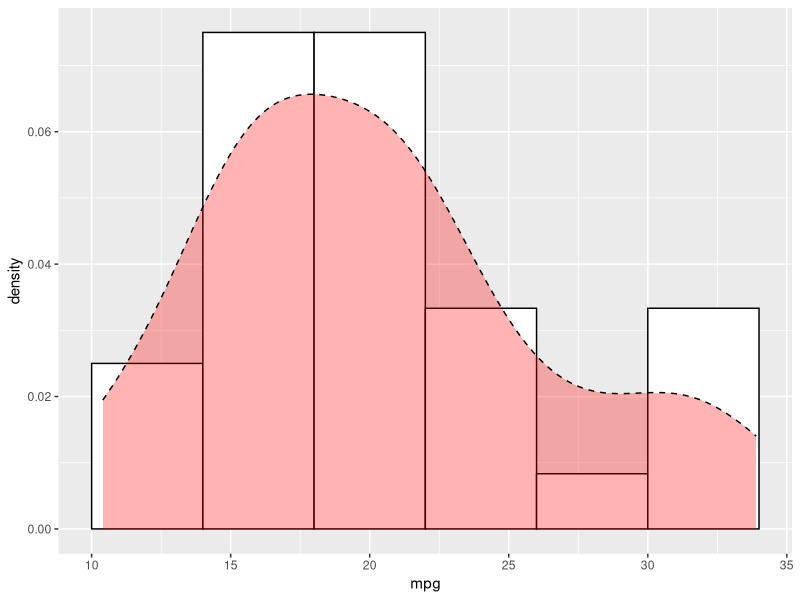
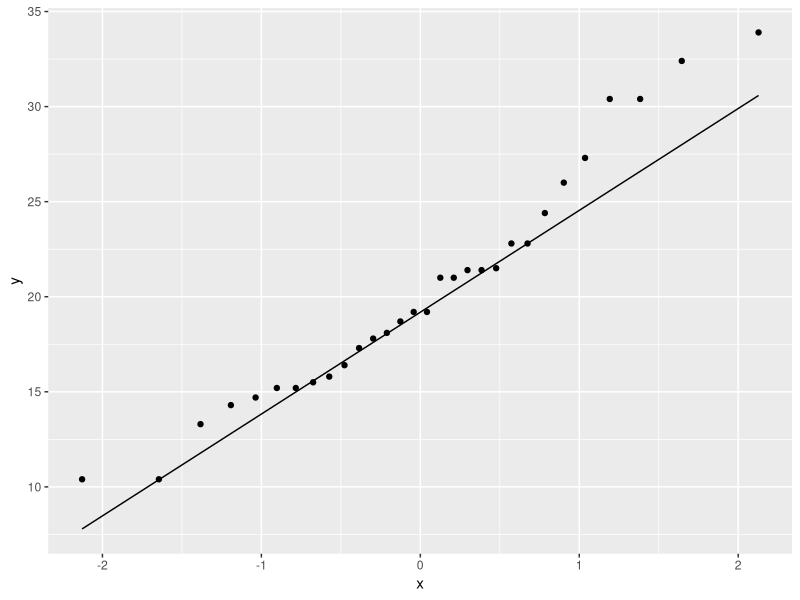
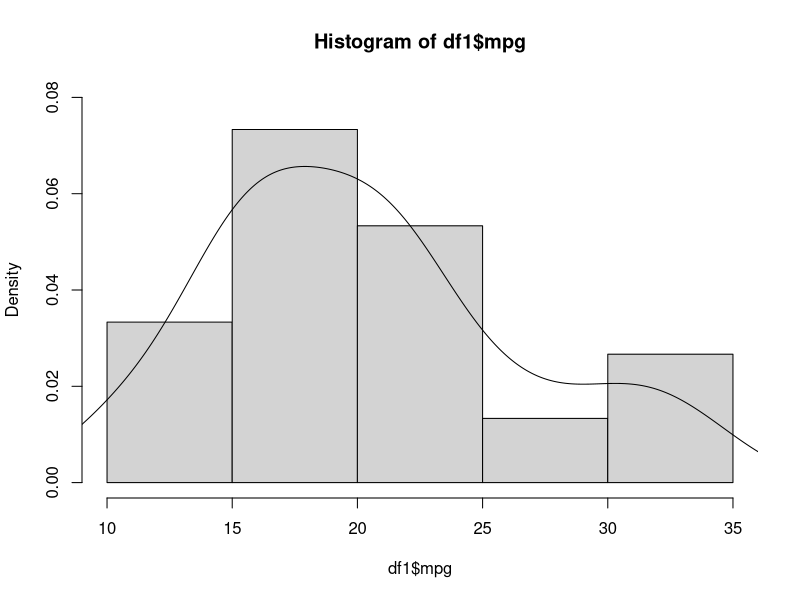
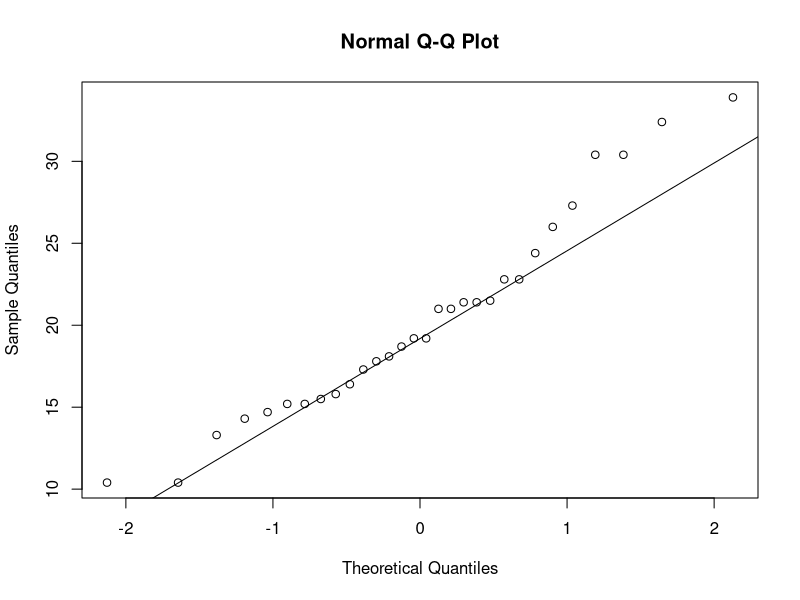
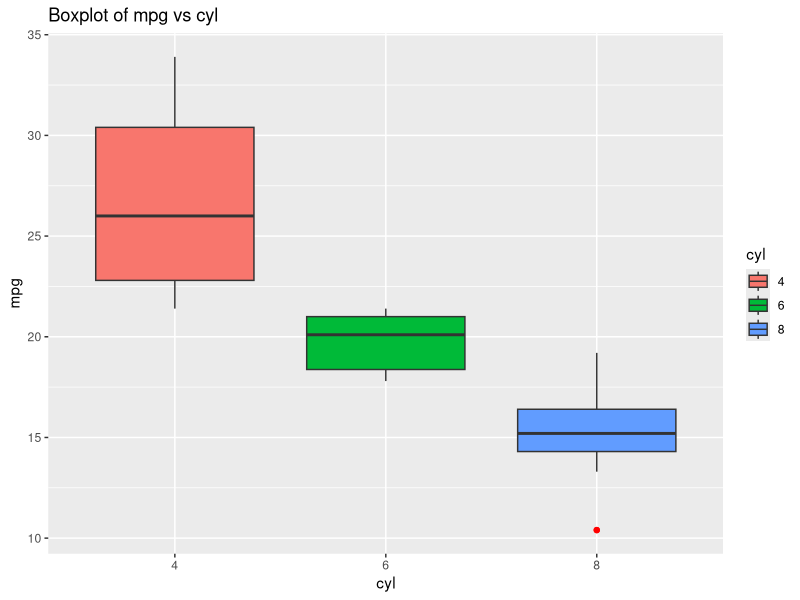
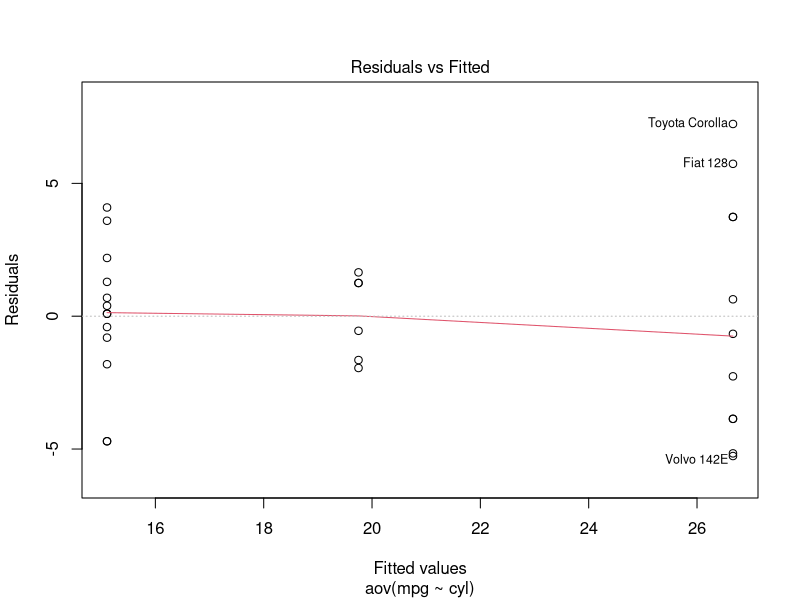
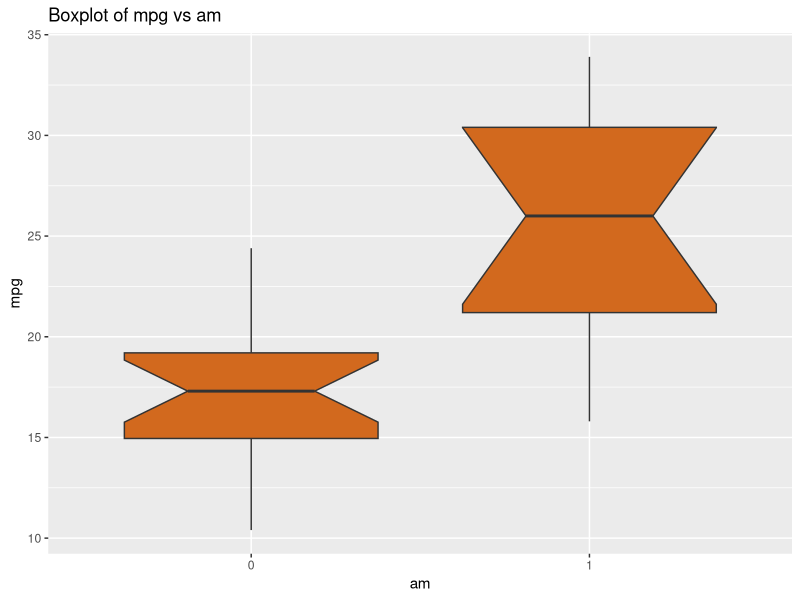
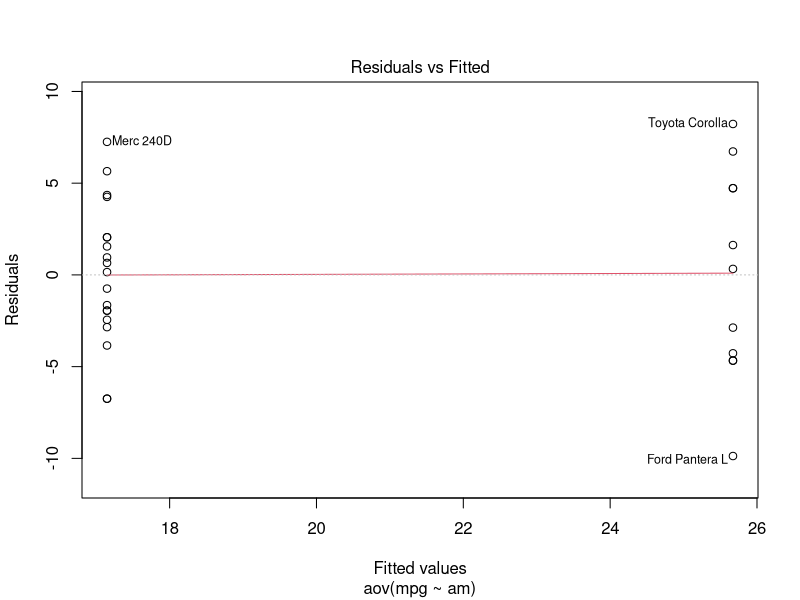

Write R code to recreate these figures, in order.
# One-Way ANOVA
#setwd('D:/your_working_directory') set your working directory if needed
library(dplyr)
library(ggplot2)

data("mtcars")
df = mtcars
dim(df)
str(df) #glimpse(df)
sapply(df, class)
sapply(df[c('cyl','vs','am','gear','carb')], table)

df %>% mutate_at(vars('cyl','vs','am','gear','carb'),as.factor) ->df #df = mutate_at(df,vars('cyl','vs','am','gear','carb'),as.factor)
df %>% filter(carb!=6 & carb!=8) ->df1 #df[-c(which(df$carb==6),which(df$carb==8)),] -> df1

ggplot(data = df1,aes(x = mpg))+
  geom_histogram(binwidth = 4,aes(y = ..density..),colour='black',fill='white')+
  geom_density(colour='black',fill='red',alpha = 0.3, linetype = 'dashed')

ggplot(data = df1,aes(sample=mpg))+
  stat_qq()+
  stat_qq_line()

shapiro.test(df1$mpg)  #accept null hypothesis mpg is normal

#using base function
hist(df1$mpg,prob=T,ylim = c(0,0.08),breaks=5)
lines(density(df1$mpg))
qqnorm(df1$mpg)
qqline(df1$mpg)

#effect of cylinder on mileage
df1 %>%  group_by(cyl) %>% summarise(count = n(),
                                     mean = mean(mpg,na.rm = T),
                                     sd = sd(mpg,na.rm = T))

ggplot(data=df1,aes(x=cyl,y=mpg,fill=cyl))+
  geom_boxplot(outlier.colour = 'red')+
  ggtitle('Boxplot of mpg vs cyl')
#as number of cyllinder increases mileage decreases,let's check this by using ANOVA model
cyl.aov <- aov(mpg~cyl,data=df1)
summary(cyl.aov)
TukeyHSD(cyl.aov)
pairwise.t.test(df1$mpg,df1$cyl,p.adjust.method = 'BH')
plot(cyl.aov,1)
shapiro.test(cyl.aov$residuals)   #Shapiro-Wilk normality test
bartlett.test(mpg~cyl,data=df1)   #homogeneity of variances
oneway.test(mpg~cyl,data=df1)     
kruskal.test(mpg~cyl,data=df1)    #Kruskal-Wallis rank sum test, if mpg does not follows normality assumtion

#effect of transmission(am) on mileage
df1 %>%  group_by(am) %>% summarise(count = n(),
                                     mean = mean(mpg,na.rm = T),
                                     sd = sd(mpg,na.rm = T))
ggplot(data=df1,aes(am,mpg,fill=am))+
  geom_boxplot(outlier.colour = 'red',fill='chocolate',notch = T)+
  ggtitle('Boxplot of mpg vs am')
am.aov <- aov(mpg~am,data=df1)
summary(am.aov)
plot(am.aov,1)
shapiro.test(am.aov$residuals)   #Shapiro-Wilk normality test
bartlett.test(mpg~am,data=df1)   #homogeneity of variances


#effect of carborator on mileage
df1 %>%  group_by(carb) %>% summarise(count = n(),
                                     mean = mean(mpg,na.rm = T),
                                     sd = sd(mpg,na.rm = T))

ggplot(data=df1,aes(x=carb,y=mpg,fill=carb))+
  geom_boxplot(outlier.colour = 'red')+
  ggtitle('Boxplot of mpg vs carb')
#cars having 1 and 2 carborator and 3 and 4 craborator have no difference in mpg,let's check this by using ANOVA model
carb.aov <- aov(mpg~carb,data=df1)
summary(carb.aov)
TukeyHSD(carb.aov)
pairwise.t.test(df1$mpg,df1$carb,p.adjust.method = 'BH')
plot(carb.aov,1)
shapiro.test(carb.aov$residuals)   #Shapiro-Wilk normality test
bartlett.test(mpg~carb,data=df1)   #homogeneity of variances
